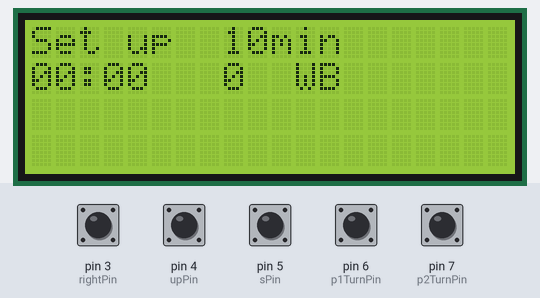
Simulated run of this sketch. Board: Arduino Uno, built with avr-gcc and run on an emulated ATmega328P. On the bench: 20×4 character LCD. The test bench sets the inputs (shaded band); at power-on: pin 3 (rightPin), pin 4 (upPin), pin 5 (sPin), pin 6 (p1TurnPin), pin 7 (p2TurnPin) HIGH.

Above: at 2.9 s.
3.0 s: pin 5 (sPin) pulled LOW for 0.15 s
At 4.5 s:
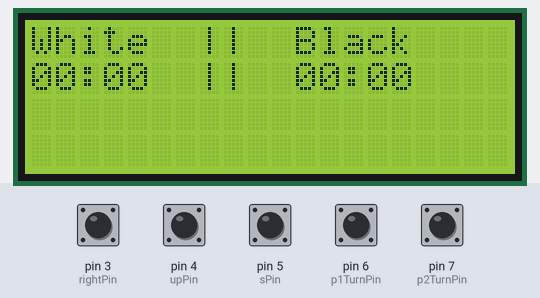
4.8 s: pin 7 (p2TurnPin) pulled LOW for 0.15 s
At 5.5 s:
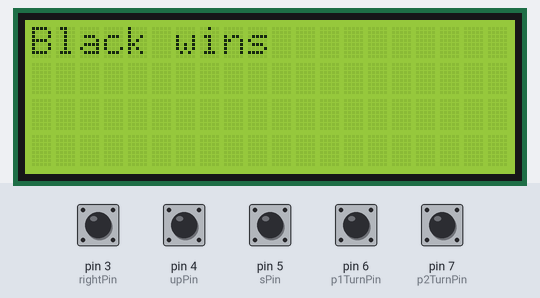
6.4 s: pin 4 (upPin) pulled LOW for 0.15 s
At 7.6 s:
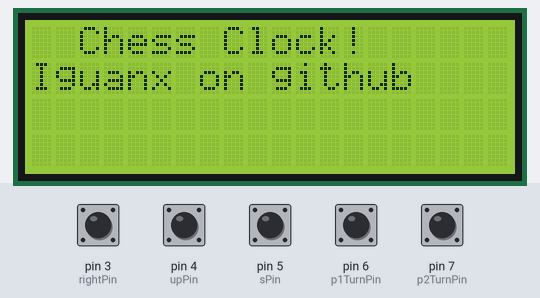
9.5 s: pin 7 (p2TurnPin) pulled LOW for 1 s
At 11.7 s:
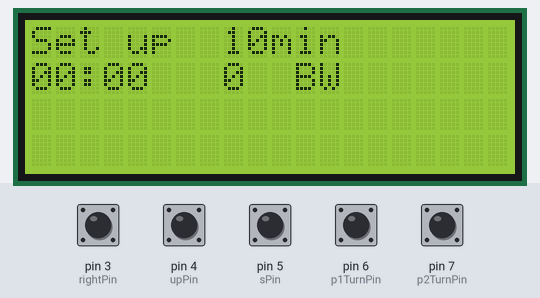
12.0 s: pin 5 (sPin) pulled LOW for 1 s
At 13.7 s:
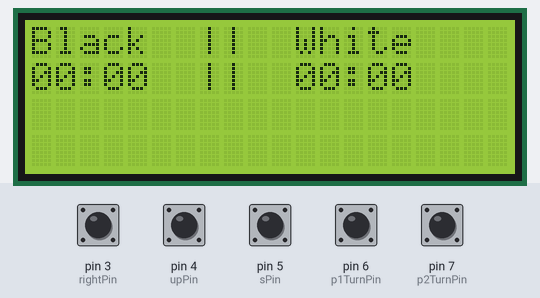
14.6 s: pin 6 (p1TurnPin) pulled LOW for 0.15 s
At 16.2 s:
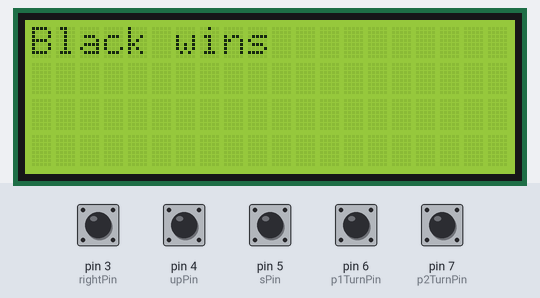
Timing chart, 0 to 17.7 s (numbered marks = the images above; inputs shaded):
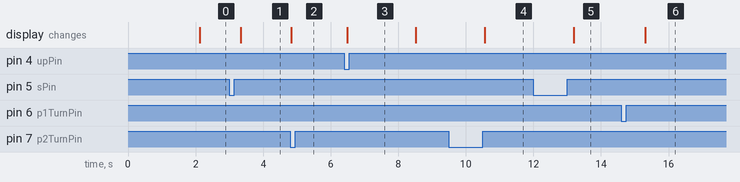

Measured:
- after the input at 3.0 s, the display: changes after 0.34 s (image 1)
- after the input at 4.8 s, the display: changes at once (image 2)
- after the input at 6.4 s, the display: changes after 0.09 s (image 3)
- after the input at 9.5 s, the display: changes after 1.1 s (image 4)
- after the input at 12.0 s, the display: changes after 1.2 s (image 5)
- after the input at 14.6 s, the display: changes after 0.71 s (image 6)

The sketch:

Chess_Code.ino
```cpp
//Compatible with the Arduino IDE 1.0
//Library version:1.1
#include <LiquidCrystal_I2C.h>

LiquidCrystal_I2C lcd(0x27,20,4);  // set the LCD address to 0x27 for a 16 chars and 2 line display

//Defining all the variables.
const int rightPin = 3;
const int upPin = 4;
const int sPin = 5;
const int p1TurnPin = 6;
const int p2TurnPin = 7;

int rightState = 0;
int upState = 0;
int sState = 0;
int p1 = 0;
int p2 = 0;
int place = 0;
int pause = 0;
int reset = 0;
int resetMid = 0;
bool mExit = true;

//Using modulus determine the current players turn and it'll keep track of the turns for the whole game
int pTurn = 0;
int sTurn = 0;

long int t10min = 0;
long int tmin = 0;
long int t10sec = 0;
long int tsec = 0;
long int inc = 0;
long int totalTime = 0;

long int p1Time = 0;
long int p2Time = 0;

int p1msec = 0;
int p1sec = 0;
int p1min = 0;
int p2msec = 0;
int p2sec = 0;
int p2min = 0;


int pauseState = false;
int startState = true;

unsigned long previousMillis = 0;

//Displays the menu during setup
void pMenu() {
  lcd.clear();
  lcd.print("Set up");
  lcd.setCursor(0,1);
  lcd.print(t10min);
  lcd.setCursor(1,1);
  lcd.print(tmin);
  lcd.setCursor(2,1);
  lcd.print(":");
  lcd.setCursor(3,1);
  lcd.print(t10sec);
  lcd.setCursor(4,1);
  lcd.print(tsec);
  lcd.setCursor(8,0);

  if(place == 0) {
    lcd.print("10min");
  } else if(place == 1) {
    lcd.print("1min");
  } else if(place == 2) {
    lcd.print("10sec");
  } else if(place == 3) {
    lcd.print("1sec");
  } else if(place == 4) {
    lcd.print("Inc");
  }

  if(t10min > 5) {
    t10min = 0;
  }
  if(tmin > 9) {
    tmin = 0;
  }
  if(t10sec > 5) {
    t10sec = 0;
  }
  if(tsec > 9) {
    tsec = 0;
  }

  if(inc > 15) {
    inc = 0;
  }
  if(place > 4) {
    place = 0;
  }


  lcd.setCursor(8,1);
  lcd.print(inc);

  lcd.setCursor(11,1);

  if(sTurn % 2 == 0) {
    lcd.print("WB");
  } else {
    lcd.print("BW");
  }
}

//Converts the time to a usable integer for p1
void convertP1() {
  reset = digitalRead(upPin);
  if((p1msec <= -1) && (p1sec >= 0)) {
    p1msec = 59;
    p1sec--;
  }

  if((p1sec <= -1) && (p1min >= 0)) {
    p1sec = 59;
    p1min--;
  }

  if(p1sec >= 60) {
    p1min++;
    p1sec -= 60;
  }

  if(p1min <= -1 && sTurn % 2 == 0) {
    lcd.clear();
    lcd.print("Black wins");
    while(reset == HIGH) {
      reset = digitalRead(upPin);
      delay(1);
      if(reset == LOW) {
        setup();
      }
    }
  } else if(p2min <= -1) {
    lcd.clear();
    lcd.print("White wins");
    while(reset == HIGH) {
      reset = digitalRead(upPin);
      delay(1);
      if(reset == LOW) {
        setup();
      }
    }
  }

}

//Converts the time to a usable integer for p2
void convertP2() {
  reset = digitalRead(upPin);

  if((p2msec <= -1) && (p2sec >= 0)) {
    p2msec = 59;
    p2sec--;
  }

  if((p2sec <= -1) && (p2min >= 0)) {
    p2sec = 59;
    p2min--;
  }

  if(p2sec >= 60) {
    p2min++;
    p2sec -= 60;
  }

  if(p2min <= -1 && sTurn % 2 == 1) {
    lcd.clear();
    lcd.print("White wins");
    while(reset == HIGH) {
      reset = digitalRead(upPin);
      delay(1);
      if(reset == LOW) {
        setup();
      }
    }

  } else if(p1min <= -1) {
    lcd.clear();
    lcd.print("Black wins");
    while(reset == HIGH) {
      reset = digitalRead(upPin);
      delay(1);
      if(reset == LOW) {
        setup();
      }
    }
    setup();
  }

}

//Takes care of inputs for the setup
void menu() {
  rightState = digitalRead(rightPin);
  upState = digitalRead(upPin);
  sState = digitalRead(sPin);
  p1 = digitalRead(p1TurnPin);
  p2 = digitalRead(p2TurnPin);

  if(rightState == LOW) {
    place += 1;
    debounce(rightState, rightPin);
   }

  if(upState == LOW && place == 0) {
    t10min += 1;
    debounce(upState, upPin);
  }
  if(upState == LOW && place == 1) {
    tmin += 1;
    debounce(upState, upPin);
  }
  if(upState == LOW && place == 2) {
    t10sec += 1;
    debounce(upState, upPin);
  }
  if(upState == LOW && place == 3) {
    tsec += 1;
    debounce(upState, upPin);
  }
  if(upState == LOW && place == 4) {
    inc += 1;
    debounce(upState, upPin);
  }


  if(t10min > 5) {
    t10min = 0;
  }
  if(tmin > 9) {
    tmin = 0;
  }
  if(t10sec > 5) {
    t10sec = 0;
  }
  if(tsec > 9) {
    tsec = 0;
  }


  if(p1 == LOW) {
    sTurn = 0;
    debounce(p1, p1TurnPin);
  } else if (p2 == LOW) {
    sTurn = 1;
    debounce(p2, p2TurnPin);
  }


if(sState == LOW) {
  mExit = 0;
  debounce(sState, sPin);
}


}
int cur = 0;

//Removes "bounce" from the keys which makes sure everytime a key is pressed
//the value only increases by 1
void debounce(int state, int pin) {
  while(cur <= 3) {
    state = digitalRead(pin);
    delay(1);
    if(state == HIGH) {
      cur += 1;
    }
  }
  cur = 0;
  pMenu();
  pMenu();
  delay(100);
}

//The display during a game, doesn't change after the game starts
void pGame() {
  lcd.clear();
  if(sTurn % 2 == 0) {
  lcd.print("White");
  lcd.setCursor(7,0);
  lcd.print("||");
  lcd.setCursor(7,1);
  lcd.print("||");
  lcd.setCursor(11,0);
  lcd.print("Black");
  } else {
  lcd.print("Black");
  lcd.setCursor(7,0);
  lcd.print("||");
  lcd.setCursor(7,1);
  lcd.print("||");
  lcd.setCursor(11,0);
  lcd.print("White");
  }
}
//The display for the time during the game, changes
void pCurrent() {
  if(sTurn % 2 == 0) {
  lcd.setCursor(0,1);
  if(p1min < 10) {
    lcd.print(0);
    lcd.print(p1min);
  } else {
    lcd.print(p1min);
  }
  lcd.print(":");
  if(p1sec < 10) {
    lcd.print(0);
    lcd.print(p1sec);
  } else {
    lcd.print(p1sec);
  }


  lcd.setCursor(11,1);
  if(p2min < 10) {
    lcd.print(0);
    lcd.print(p2min);
  } else {
    lcd.print(p2min);
  }
  lcd.print(":");
    if(p2sec < 10) {
      lcd.print(0);
      lcd.print(p2sec);
    } else {
      lcd.print(p2sec);
    }


  }

  else {
    lcd.setCursor(0,1);
  if(p2min < 10) {
    lcd.print(0);
    lcd.print(p2min);
  } else {
    lcd.print(p2min);
  }
  lcd.print(":");
  if(p2sec < 10) {
    lcd.print(0);
    lcd.print(p2sec);
  } else {
    lcd.print(p2sec);
  }
  lcd.setCursor(11,1);
  if(p1min < 10) {
    lcd.print(0);
    lcd.print(p1min);
  } else {
    lcd.print(p1min);
  }
  lcd.print(":");
    if(p1sec < 10) {
      lcd.print(0);
      lcd.print(p1sec);
    } else {
      lcd.print(p1sec);
    }
  }
}

//The main setup function
void setup()
{
  t10min = 0;
  tmin = 0;
  t10sec = 0;
  tsec = 0;
  inc = 0;
  place = 0;
  startState = true;
  pauseState = false;
  mExit = true;
  pinMode(p1TurnPin,INPUT_PULLUP);
  pinMode(p2TurnPin,INPUT_PULLUP);
  pinMode(rightPin,INPUT_PULLUP);
  pinMode(upPin,INPUT_PULLUP);
  pinMode(sPin,INPUT_PULLUP);
  lcd.init();// initialize the lcd
  Serial.begin(9600);
  lcd.backlight();
  lcd.setCursor(2,0);
  lcd.print("Chess Clock!");
  lcd.setCursor(0,1);
  lcd.print("Iguanx on github");
  delay(2000);

  pMenu();
  while(mExit) {
    menu();
  }

  t10min = t10min * 10;
  t10sec = t10sec * 10;

  p1min = t10min + tmin;
  p2min = t10min + tmin;
  p1sec = t10sec + tsec;
  p2sec = t10sec + tsec;

  pGame();
  pCurrent();

  delay(150);
}

//Main loop that occurs during the game
void loop()
{
      p1 = digitalRead(p1TurnPin);
      p2 = digitalRead(p2TurnPin);
      pause = digitalRead(sPin);

      //Code to start the game by black pressing their side and white's time starting
      while(startState == true) {
        p1 = digitalRead(p1TurnPin);
        p2 = digitalRead(p2TurnPin);
        pCurrent();
        delay(1);
        if(sTurn % 2 == 1) {
          if(p1 == LOW) {
          startState = false;
          pTurn++;
        }
        } else if(sTurn % 2 == 0){
          if(p2 == LOW) {
            startState = false;
          }
        }
     }

  unsigned long currentMillis = millis();
  //Using blink without delay code to make no delay when turn is switched
  //Makes sure the time is kept as accurately as possible

  //Immediately switch the players turn, before there was a delay until the second ended.
  if(currentMillis - previousMillis >= 10) {
    previousMillis = currentMillis;
     if(sTurn % 2 == 0) {
      if(pTurn % 2 == 0) {
        p1msec -= 1;
      } else {
        p2msec -= 1;
      }
     } else {
      if(pTurn % 2 == 1) {
        p1msec -= 1;
      } else {
        p2msec -= 1;
      }
     }
  }


  if(p1 == LOW && pTurn % 2 == 0) {
    pTurn += 1;
    if(sTurn % 2 == 0) {
      p1sec += inc;
    } else {
      p2sec += inc;
    }

  }
  if(p2 == LOW && pTurn % 2 != 0) {
    pTurn += 1;
    if(sTurn % 2 == 1) {
      p1sec += inc;
    } else {
      p2sec += inc;
    }
  }


  //Allows the timer to be paused during a game and ended if someone won.

  if(pause == LOW) {
    pauseState = true;
    delay(200);
    while(pauseState == true) {
    pause = digitalRead(sPin);
    resetMid = digitalRead(upPin);

    pCurrent();
    delay(1);
    if(pause == LOW) {
      pauseState = false;
      delay(200);
    }
    if(resetMid == LOW) {
      setup();
      delay(200);
    }
  }
  }

  pCurrent();
  convertP1();
  convertP2();
}
```
